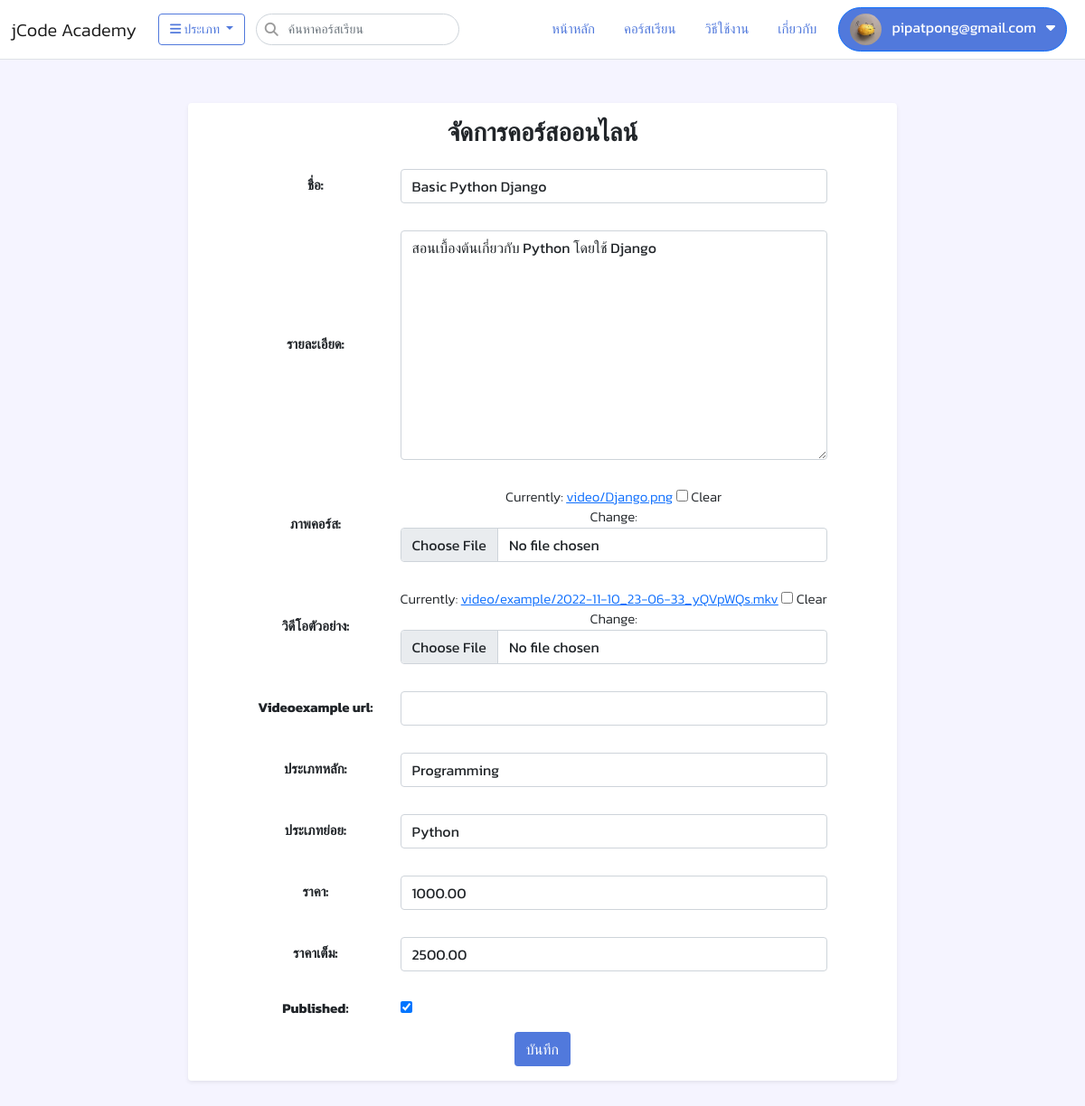
/video/updatevideo/11 (signed in), run on the app's committed database.
### app/models.py (models this page shows, shortened)
class Member(models.Model):
    user = models.ForeignKey(User, on_delete=models.CASCADE)
    user_code = models.CharField(max_length=50)
    Profile_image = models.FileField(upload_to='Profile', null=True, blank=True)
    description = models.TextField(null=True, blank=True)

class Category(models.Model):
    name = models.CharField(max_length=100)
    created = models.DateTimeField(auto_now_add=True)
    updated = models.DateTimeField(auto_now=True)
    def __str__(self):
        return self.name

class CategorySub(models.Model):
    category = models.ForeignKey(Category, on_delete=models.CASCADE)
    name = models.CharField(max_length=100)
    created = models.DateTimeField(auto_now_add=True)
    updated = models.DateTimeField(auto_now=True)
    def __str__(self):
        return self.name

### video/models.py (models this page shows, shortened)
class Video(models.Model):
    member = models.ForeignKey(Member,null=True, blank=True, on_delete=models.CASCADE)
    name = models.CharField(max_length=250)
    slug = models.SlugField(max_length=450)
    description = models.TextField(null=True, blank=True)
    image = models.FileField(upload_to='video', null=True, blank=True)
    videoexample=models.FileField(upload_to='video/example', null=True, blank=True)
    videoexample_url = models.CharField(max_length=450, null=True, blank=True)
    category = models.ForeignKey(Category, null=True, blank=True, on_delete=models.SET_NULL)
    category_sub = models.ForeignKey(CategorySub, null=True, blank=True, on_delete=models.SET_NULL)
    price = models.DecimalField(max_digits=15, decimal_places=2, null=True, blank=True, default=0)
    price_before = models.DecimalField(max_digits=15, decimal_places=2, null=True, blank=True, default=0)
    published = models.BooleanField(default=False)
    created = models.DateTimeField(auto_now_add=True)
    updated = models.DateTimeField(auto_now=True)

### video/views.py (the view)
# urls.py: path('updatevideo/<int:id>',views.update_video,name='update_course'),
def update_video(request, id):
    videos= Video.objects.get(id=id)
    if request.method == 'POST':
        form = VideoForm(request.POST, instance=videos)
        if form.is_valid():
            video = form.save(commit=False)
            if request.FILES.get('videoexample'):
                BASE_DIR = Path(__file__).resolve().parent.parent
                video_file = request.FILES['videoexample']
                file_name, file_extension = os.path.splitext(video_file.name)
                upload_file_name = '{0}{1}'.format(uuid.uuid1(), file_extension)
                upload_file_media = '/media/video/example/'
                media_path = upload_file_media + '' + upload_file_name
                absolute_path = str(BASE_DIR) + '' + media_path
                with open(absolute_path, 'wb+') as fs_dest:
                    for chunk in video_file.chunks():
                        fs_dest.write(chunk)
                video.videoexample_url = media_path
            video.save()
            messages.success(request, 'บันทึกสำเร็จ')
            return redirect('video:management_course')
    else:
        form = VideoForm(instance=videos)
    return render(request, 'video/course/update_course.html', {'form': form})

### video/forms.py
class VideoForm(forms.ModelForm):
    class Meta:
        model = Video
        exclude = ['id','member', 'slug', 'created', 'updated']
        labels ={
            'name':'ชื่อ',
            'description':'รายละเอียด',
            'image':'ภาพคอร์ส',
            'videoexample':'วิดีโอตัวอย่าง',
            'category':'ประเภทหลัก',
            'category_sub':'ประเภทย่อย',
            'price':'ราคา',
            'price_before':'ราคาเต็ม'
        }
    def __init__(self, *args, **kwargs):
            super(VideoForm, self).__init__(*args, **kwargs)
            for field_name, field in self.fields.items():
                if field_name != 'published':
                    field.widget.attrs['class'] = 'form-control'

### app/context_processors1.py (called while the page is built)
def category_list(request):
    categories = Category.objects.all()
    category_subs = CategorySub.objects.all().order_by('category')
    ip=settings.VIDEO_SERVER_URL
    context = {
        'category_list':categories,
        'subcategory_list':category_subs,
        'ip':ip
    }
    return context

def member_list(request):
    members=Member.objects.filter(user_id=request.user.id).first()
    context={
        'member_list':members
    }
    return context

### templates/video/course/update_course.html (shortened to what this page needs)
{% extends "layout/baseform.html" %}
{% block content %}
<div class="col-lg-8 offset-lg-2">
<div class="card shadow-sm mb-5 border-0">
<div class="card-body">
<h3 style="text-align: center;"><b>จัดการคอร์สออนไลน์</b></h3>
<form id ='add_form' method="post" enctype="multipart/form-data" data-catsub-url="{% url 'video:ajax_load_category_sub' %}">
    <div style="text-align: center;">
      <table class="table-form">
        {{ form.as_table }}
    </table>
  </div>
  <div style="text-align: center;">
    <input name="submit-update-course" type="submit" class="btn btn btn-update mx-2" value="บันทึก">
  </div>
  </div>
</div>
</div>
{% endblock %}

### templates/layout/baseform.html (shortened to what this page needs)
<!DOCTYPE html>
<html lang="en">
<head>
  <link href="https://cdn.jsdelivr.net/npm/bootstrap@5.0.2/dist/css/bootstrap.min.css" rel="stylesheet">
  <link href="https://cdnjs.cloudflare.com/ajax/libs/font-awesome/6.2.1/css/all.min.css" rel="stylesheet">
  <link href="https://cdn.jsdelivr.net/npm/sweetalert2@11.7.1/dist/sweetalert2.min.css" rel="stylesheet">
  {% load static %}
  <link rel="stylesheet" href="{% static 'css/styleform.css' %}">
</head>
<body>
  <nav class="navbar navbar-expand-md navbar-light  bg-white border-bottom mb-5">
    <div class="container-fluid">
      <a class="navbar-brand" href="{% url 'app:index' %}">jCode Academy</a>
      <div class="collapse navbar-collapse" id="navbarCollapse">
        <div class="d-flex">
          <div class="dropdown">
            <button class="btn btn-outline-primary btn-category dropdown-toggle mx-2" type="button" id="dropdownMenuButton"
              data-toggle="dropdown" aria-expanded="false">
              <i class="fa fa-bars"></i> ประเภท
            </button>
            {% regroup subcategory_list by category as category_list1 %}
          </div>
        <form method="post" action="{% url 'app:search' %}" >
        <div class="navbar-search ms-1">
          <i class="fa fa-search"></i>
        <input type="text" name="txtSearch" class="advanced2AutoCompleteInput form-control" placeholder="ค้นหาคอร์สเรียน" autocomplete="off">
      </div>
    </form>
    </div>
        <ul class="navbar-nav ms-auto mb-2 mb-md-0">
          <li class="nav-item mx-2">
            <a class="nav-link " aria-current="page" href="{% url 'app:index' %}">หน้าหลัก</a>
          </li>
          <li class="nav-item mx-2">
            <a class="nav-link" href="{% url 'video:index' %}">คอร์สเรียน</a>
          </li>
          <li class="nav-item mx-2">
            <a class="nav-link" href="#">วิธีใช้งาน</a>
          </li>
          <li class="nav-item mx-2">
            <a class="nav-link" href="#">เกี่ยวกับ</a>
          </li>
        </ul>
        {% if user.is_authenticated %}
        <div class="dropdown">
          <button class="btn btn-primary btn-profile dropdown mx-2" type="button" id="dropdownMenuButton"
            data-toggle="dropdown" aria-expanded="false">
            <div class="profile_img" >
              {% if member_list.Profile_image %}
              <img src="{{member_list.Profile_image.url}}" alt="" > &nbsp;
              {% endif %}
              {{request.user.email}} &nbsp;
              <i class="fa-solid fa-caret-down"></i>
            </div>
          </button>
        </div>
        {% endif %}
      </div>
    </div>
  </nav>
  <div class="container-fluid">
    {% block content %}{% endblock %}
  </div>
</body>
</html>

### static/css/styleform.css (style rules this page uses)
body { font-size: 15px; background-color: #f5f4ff; font-weight: 300; font-family: 'Kanit', sans-serif; }
.navbar-nav .nav-item .nav-link { color: #5179DC; }
.navbar-search { position: relative; margin: 2px 0; cursor: pointer; }
.navbar-search .fa { position: absolute; left: 10px; top:10px; color: rgb(155, 155, 155); }
.navbar-search .form-control { padding-left:35px ; font-weight: 300; font-size: 14px; border-radius: 20px; }
.profile_img img { width: 35px; height: 35px; border-radius: 50%; }
.btn-category { margin: 2px 0; font-size: 14px; color: #5179DC; border-color: #5179DC; }
.btn-update { background-color: #5179DC; color: #FFF; text-align: center; }
.btn-profile { color: rgb(255, 255, 255); background-color: #5179DC; border-radius: 30px; }
.table-form { align-items: center; margin-left: auto; margin-right: auto; }
.table-form tr:nth-child(5) td { text-align: left; padding-left: 15px; }
.table-form tr:last-child td { text-align: left; padding-left: 15px; }
.table-form tr th { padding: 15px; }
.table-form tr td { padding: 15px; }

### data on the page
Member: Profile_image (picture)
Video: name "Basic Python Django", description "สอนเบื้องต้นเกี่ยวกับ Python โดยใช้ Django", category "Programming", category_sub "Python", price "1000.00", price_before "2500.00", published "☑"

### other printed values
{{ request.user.email }} "pipatpong@gmail.com"
